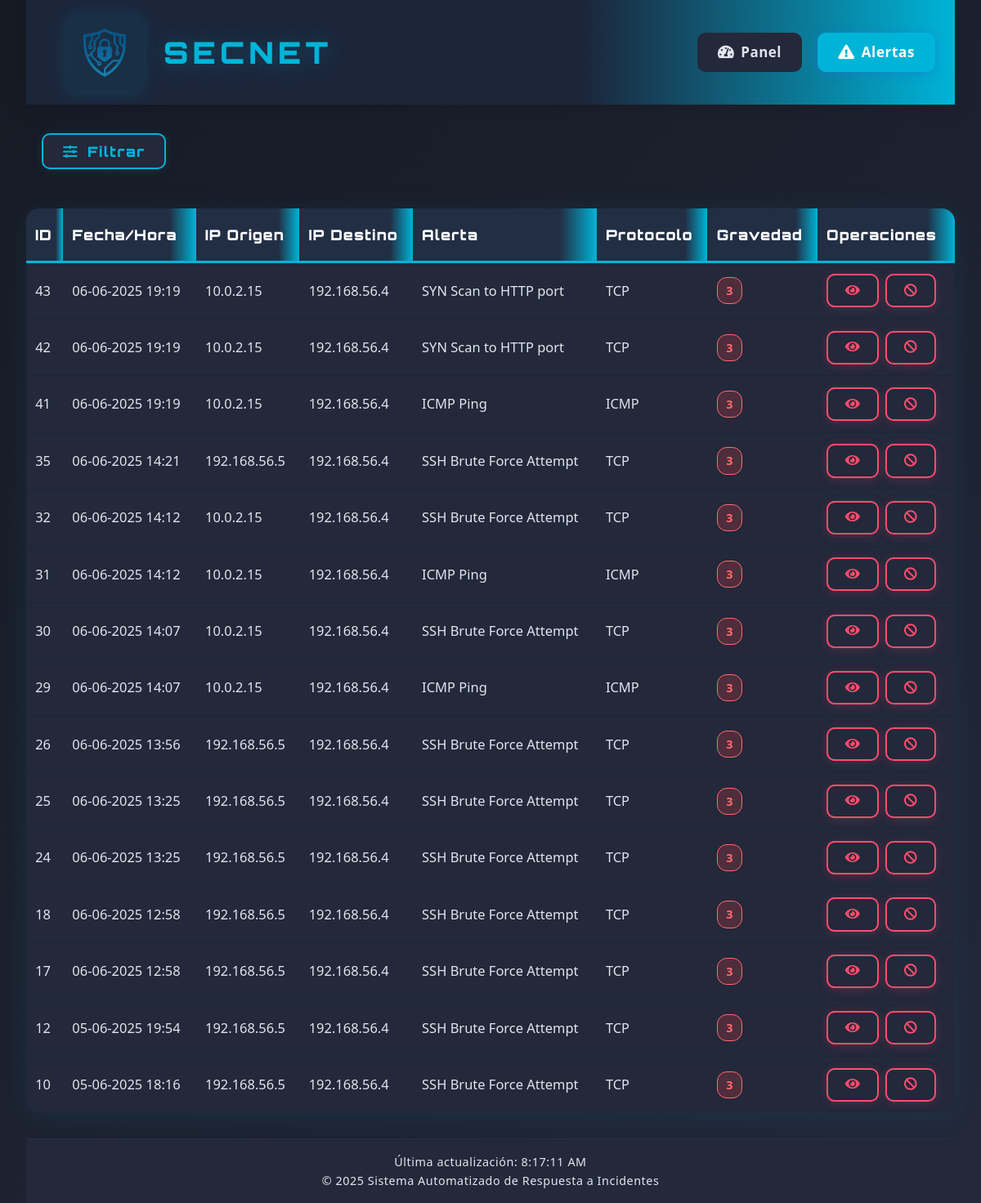
Screenshot of /web-interface/alerts.php?severity=3 with the database file from the repository.
### tables this page shows
CREATE TABLE alerts (
        id INTEGER PRIMARY KEY AUTOINCREMENT,
        timestamp TEXT,
        source_ip TEXT,
        source_port TEXT,
        destination_ip TEXT,
        dest_port TEXT,
        alert_message TEXT,
        severity INTEGER,
        protocol TEXT,
        action_taken TEXT,
        raw_data TEXT
    );

### web-interface/alerts.php (the view, shortened to what this page needs)
<!DOCTYPE html>
<html lang="es">
<head>
    <link rel="stylesheet" href="css/style.css">
    <link rel="stylesheet" href="https://cdnjs.cloudflare.com/ajax/libs/font-awesome/5.15.3/css/all.min.css">
</head>
<body>
    <div class="container">
        <header>
            <div class="logo-container">
                <a href="index.php" style="display:flex;align-items:center;text-decoration:none;">
                    <img src="assets/logo.png" alt="Logo">
                    <h1 style="font-family: 'Orbitron', sans-serif;">SecNet</h1>
                </a>
            </div>
            <nav>
                <ul>
                    <li><a href="index.php"><i class="fas fa-tachometer-alt"></i> Panel</a></li>
                    <li><a href="alerts.php" class="active"><i class="fas fa-exclamation-triangle"></i> Alertas</a></li>
                </ul>
            </nav>
        </header>
        <main>
            <section class="alerts-section">
                <button id="toggleFiltersBtn" class="filter-button" type="button" style="margin-bottom:1.2rem;"><i class="fas fa-sliders-h"></i> Filtrar</button>
                <div class="alerts-table">
                    <table class="tech-table">
                        <thead>
                            <tr>
                                <th>ID</th>
                                <th>Fecha/Hora</th>
                                <th>IP Origen</th>
                                <th>IP Destino</th>
                                <th>Alerta</th>
                                <th>Protocolo</th>
                                <th>Gravedad</th>
                                <th>Operaciones</th>
                            </tr>
                        </thead>
                        <tbody id="alertsTableBody">
                            <?php
                            $db = new SQLite3('/var/www/html/database/alerts.db');
                            $db->exec("PRAGMA timezone = 'Europe/Madris'");
                            $offset = isset($_GET['offset']) ? intval($_GET['offset']) : 0;
                            $limit = 30;
                            $query = "SELECT * FROM alerts WHERE 1=1";
                            $countQuery = "SELECT COUNT(*) as total FROM alerts WHERE 1=1";
                            $params = [];
                            if (isset($_GET['severity']) && $_GET['severity'] !== '') {
                                $severity = intval($_GET['severity']);
                                if ($severity === 3) {
                                    $query .= " AND severity >= 3";
                                } else {
                                    $query .= " AND severity = :severity";
                                    $countQuery .= " AND severity = :severity";
                                    $params[':severity'] = $severity;
                                }
                            }
                            $query .= " ORDER BY timestamp DESC LIMIT $limit OFFSET $offset";
                            $stmt = $db->prepare($query);
                            $results = $stmt->execute();
                            while ($row = $results->fetchArray(SQLITE3_ASSOC)) {
                                echo '<tr>';
                                echo '<td>' . $row['id'] . '</td>';
                                $date = new DateTime($row['timestamp'], new DateTimeZone('UTC'));
                                $date->setTimezone(new DateTimeZone('Europe/Madrid'));
                                echo '<td data-timestamp="' . strtotime($row['timestamp']) . '">' . $date->format('d-m-Y H:i') . '</td>';
                                echo '<td>' . htmlspecialchars($row['source_ip']) . '</td>';
                                echo '<td>' . htmlspecialchars($row['destination_ip']) . '</td>';
                                echo '<td>' . htmlspecialchars($row['alert_message']) . '</td>';
                                echo '<td>' . htmlspecialchars($row['protocol']) . '</td>';
                                echo '<td><span class="gravedad-badge gravedad-' . (int)$row['severity'] . '">' . $row['severity'] . '</span></td>';
                                echo '<td>';
                                echo '<button class="action-btn alerta details-button" onclick="viewAlertDetails(' . $row['id'] . ')"><i class="fas fa-eye"></i></button> ';
                                echo '<button class="action-btn alerta block-button" onclick="blockIP(\'' . htmlspecialchars($row['source_ip']) . '\')"><i class="fas fa-ban"></i></button>';
                                echo '</td>';
                                echo '</tr>';
                            }
                            ?>
                        </tbody>
                    </table>
                </div>
            </section>
        </main>
        <footer class="footer-container">
            <p>&copy; <?php echo date('Y'); ?> Sistema Automatizado de Respuesta a Incidentes</p>
        </footer>
    </div>
</body>
</html>

### rows the page displays
alerts: id "43", timestamp "06-06-2025 19:19", source_ip "10.0.2.15", destination_ip "192.168.56.4", alert_message "SYN Scan to HTTP port", protocol "TCP", severity "3"
alerts: id "42", timestamp "06-06-2025 19:19", source_ip "10.0.2.15", destination_ip "192.168.56.4", alert_message "SYN Scan to HTTP port", protocol "TCP", severity "3"
alerts: id "41", timestamp "06-06-2025 19:19", source_ip "10.0.2.15", destination_ip "192.168.56.4", alert_message "ICMP Ping", protocol "ICMP", severity "3"
alerts: id "35", timestamp "06-06-2025 14:21", source_ip "192.168.56.5", destination_ip "192.168.56.4", alert_message "SSH Brute Force Attempt", protocol "TCP", severity "3"
alerts: id "32", timestamp "06-06-2025 14:12", source_ip "10.0.2.15", destination_ip "192.168.56.4", alert_message "SSH Brute Force Attempt", protocol "TCP", severity "3"
alerts: id "31", timestamp "06-06-2025 14:12", source_ip "10.0.2.15", destination_ip "192.168.56.4", alert_message "ICMP Ping", protocol "ICMP", severity "3"
alerts: id "30", timestamp "06-06-2025 14:07", source_ip "10.0.2.15", destination_ip "192.168.56.4", alert_message "SSH Brute Force Attempt", protocol "TCP", severity "3"
alerts: id "29", timestamp "06-06-2025 14:07", source_ip "10.0.2.15", destination_ip "192.168.56.4", alert_message "ICMP Ping", protocol "ICMP", severity "3"
alerts: id "26", timestamp "06-06-2025 13:56", source_ip "192.168.56.5", destination_ip "192.168.56.4", alert_message "SSH Brute Force Attempt", protocol "TCP", severity "3"
alerts: id "25", timestamp "06-06-2025 13:25", source_ip "192.168.56.5", destination_ip "192.168.56.4", alert_message "SSH Brute Force Attempt", protocol "TCP", severity "3"
alerts: id "24", timestamp "06-06-2025 13:25", source_ip "192.168.56.5", destination_ip "192.168.56.4", alert_message "SSH Brute Force Attempt", protocol "TCP", severity "3"
alerts: id "18", timestamp "06-06-2025 12:58", source_ip "192.168.56.5", destination_ip "192.168.56.4", alert_message "SSH Brute Force Attempt", protocol "TCP", severity "3"
alerts: id "17", timestamp "06-06-2025 12:58", source_ip "192.168.56.5", destination_ip "192.168.56.4", alert_message "SSH Brute Force Attempt", protocol "TCP", severity "3"
alerts: id "12", timestamp "05-06-2025 19:54", source_ip "192.168.56.5", destination_ip "192.168.56.4", alert_message "SSH Brute Force Attempt", protocol "TCP", severity "3"
alerts: id "10", timestamp "05-06-2025 18:16", source_ip "192.168.56.5", destination_ip "192.168.56.4", alert_message "SSH Brute Force Attempt", protocol "TCP", severity "3"
